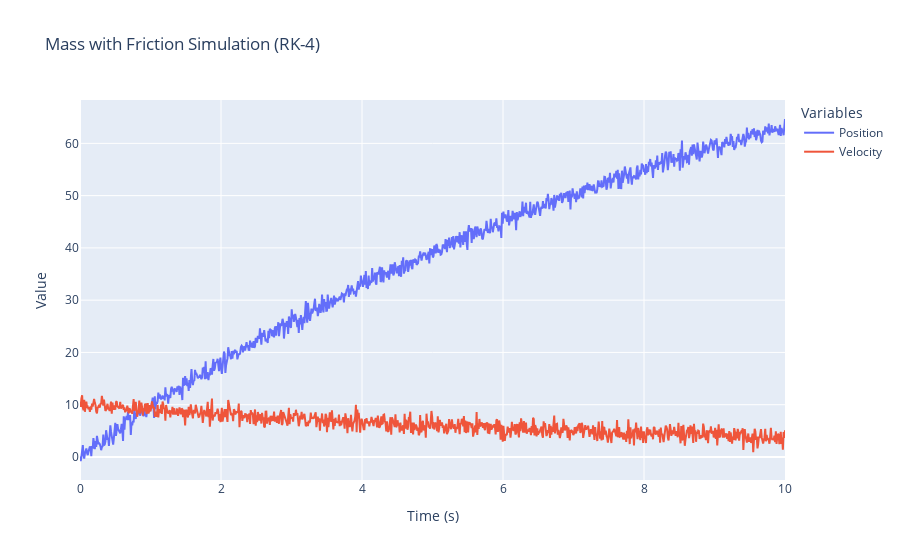

The notebook cell saved with this chart:
### Markdown cell above
## **5. Plotting the Results with Plotly**
The simulation results are plotted using `Plotly` to visualize the position and velocity over time.

---

### Code cell
fig = go.Figure()
fig.add_trace(go.Scatter(x=times, y=positions, mode='lines', name='Position'))
fig.add_trace(go.Scatter(x=times, y=velocities, mode='lines', name='Velocity'))

fig.update_layout(
    title='Mass with Friction Simulation (RK-4)',
    xaxis_title='Time (s)',
    yaxis_title='Value',
    legend_title='Variables'
)
fig.show()

### Figure 1 — Plotly figure (JSON) as saved in the notebook; plotly's stock layout.template omitted (floating-point values rounded to 4 significant figures; data arrays with more than 128 entries replaced by an {"elided": "..."} marker saying what was removed)
{"data": [{"mode": "lines", "name": "Position", "type": "scatter", "x": {"elided": "1000 float values"}, "y": {"elided": "1000 float values"}}, {"mode": "lines", "name": "Velocity", "type": "scatter", "x": {"elided": "1000 float values"}, "y": {"elided": "1000 float values"}}], "layout": {"legend": {"title": {"text": "Variables"}}, "title": {"text": "Mass with Friction Simulation (RK-4)"}, "xaxis": {"title": {"text": "Time (s)"}}, "yaxis": {"title": {"text": "Value"}}}}
